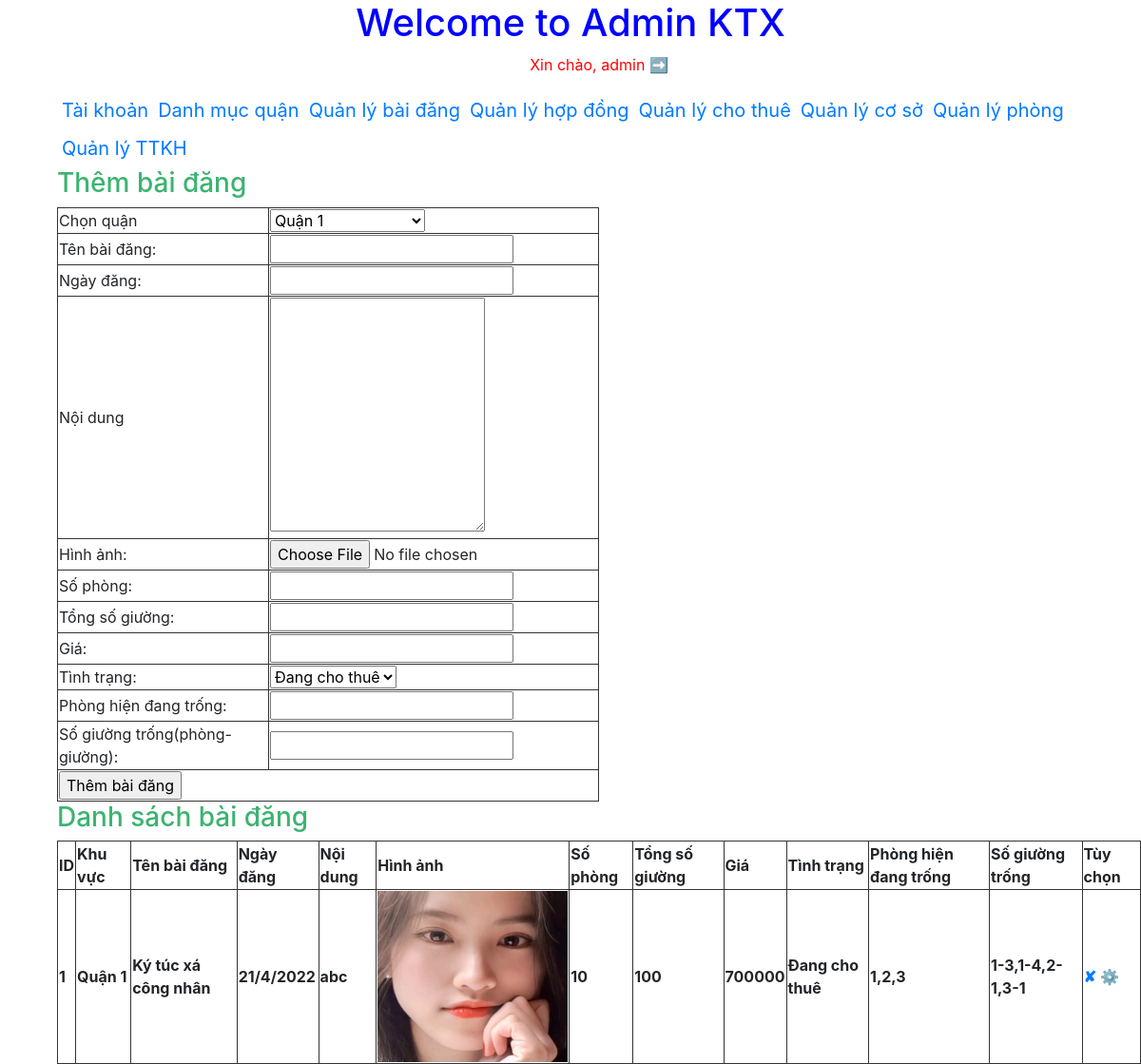
/admin/index.php?action=baidang&query=them (signed in), run on the app's committed database.
### tables this page shows
CREATE TABLE `tb_baidang` (
  `id_baidang` int(11) NOT NULL,
  `id_quan` int(100) NOT NULL,
  `tenbaidang` varchar(100) NOT NULL,
  `ngaydang` varchar(100) NOT NULL,
  `noidung` longtext NOT NULL,
  `hinhanh` varchar(300) NOT NULL,
  `sophong` int(100) NOT NULL,
  `tongsogiuong` int(100) NOT NULL,
  `gia` varchar(100) NOT NULL,
  `tinhtrang` int(100) NOT NULL,
  `phongtrong` varchar(300) NOT NULL,
  `giuongtrong` varchar(300) NOT NULL
);

CREATE TABLE `tb_danhmucquan` (
  `id_quan` int(11) NOT NULL,
  `tenquan` varchar(30) NOT NULL
);

### admin/pageadmin/quanlybaidang/them.php (the view, shortened to what this page needs)
<h3 style="color:mediumseagreen"> Thêm bài đăng</h3>
<table border="1px" width=50% style="border-collapse:collapse; border:5px #333333;">
    <form method="POST" action="pageadmin/quanlybaidang/xuly.php" enctype="multipart/form-data">
    <tr>
        <td> Chọn quận</td>
        <td>
            <select name="quan" id="">
                <?php
                    $sql_quan = "SELECT * FROM tb_danhmucquan ORDER BY id_quan ASC";
                    $query_quan = mysqli_query($mysqli,$sql_quan);
                    while($row_quan = mysqli_fetch_array($query_quan)){
                ?>
                <option value="<?php echo $row_quan['id_quan'] ?>" > <?php echo $row_quan['tenquan'] ?> </option>
                <?php
                    }
                ?>
            </select>
        </td>
    </tr>
    <tr>
        <td> Tên bài đăng:</td>
        <td><input type="text" name="tenbaidang"></td>
    </tr>
    <tr>
        <td> Ngày đăng:</td>
        <td><input type="text" name="ngaydang"></td>
    </tr>
    <tr>
        <td> Nội dung</td>
        <td> <textarea rows="10"  name="noidung"></textarea> </td>
    </tr>
    <tr>
        <td> Hình ảnh:</td>
        <td><input type="file" name="hinhanh"></td>
    </tr>
    <tr>
        <td> Số phòng:</td>
        <td><input type="text" name="sophong"></td>
    </tr>
    <tr>
        <td> Tổng số giường:</td>
        <td><input type="text" name="tongsogiuong"></td>
    </tr>
    <tr>
        <td> Giá:</td>
        <td><input type="text" name="gia"></td>
    </tr>
    <tr>
        <td> Tình trạng:</td>
        <td>
            <select name="tinhtrang" id="">
                <option value="1">Đang cho thuê</option>
            </select>
        </td>
    </tr>
    <tr>
        <td> Phòng hiện đang trống:</td>
        <td><input type="text" name="phongtrong"></td>
    </tr>
    <tr>
        <td> Số giường trống(phòng-giường):</td>
        <td><input type="text" name="giuongtrong"></td>
    </tr>
    <tr>
        <td colspan="3"> <input type="submit" name="thembaidang" value="Thêm bài đăng"> </td>
    </tr>
    </form>
</table>

### admin/pageadmin/quanlybaidang/lietke.php
<?php
     $sql_lietke_baidang = " SELECT * FROM tb_baidang,tb_danhmucquan WHERE tb_baidang.id_quan=tb_danhmucquan.id_quan ORDER BY id_baidang ASC";
     $query_lietke_baidang = mysqli_query($mysqli, $sql_lietke_baidang);
?>
<h3 style="color:mediumseagreen" >Danh sách bài đăng</h3>
<table border="1px" width=100% style="border-collapse:collapse; border:5px #333333;">
    <tr>
        <th>ID</th>
        <th>Khu vực</th>
        <th>Tên bài đăng</th>
        <th> Ngày đăng </th>
        <th> Nội dung </th>
        <th> Hình ảnh </th>
        <th> Số phòng </th>
        <th> Tổng số giường </th>
        <th> Giá</th>
        <th> Tình trạng</th>
        <th>Phòng hiện đang trống</th>
        <th>Số giường trống</th>
        <th> Tùy chọn </th>
    </tr>
    <?php
       $i = 0;
       while($row = mysqli_fetch_array($query_lietke_baidang)){
       $i++;
    ?>
         <tr>
              <th> <?php echo $i ?> </th>
              <th> <?php echo $row['tenquan'] ?> </th>
              <th> <?php echo $row['tenbaidang'] ?> </th>
              <th> <?php echo $row['ngaydang'] ?> </th>
              <th> <?php echo $row['noidung'] ?> </th>
              <th> <img src="pageadmin/quanlybaidang/uploads/<?php echo $row['hinhanh'] ?>"  width="200px" height="180px">  </th>
              <th> <?php echo $row['sophong'] ?> </th>
              <th> <?php echo $row['tongsogiuong'] ?> </th>
              <th> <?php echo $row['gia'] ?> </th>
              <th> <?php if($row['tinhtrang']==1)
              {
                 echo 'Đang cho thuê';
              }else{
                   echo 'Mới mở';
              }
              ?> </th>
              <th> <?php echo $row['phongtrong'] ?> </th>
              <th> <?php echo $row['giuongtrong'] ?> </th>
              <th> <a style="text-decoration: none" href="pageadmin/quanlybaidang/xuly.php?idbaidang=<?php echo $row['id_baidang'] ?>"> &#10008; </a><a style="text-decoration: none" href="?action=baidang&query=sua&idbaidang=<?php echo $row['id_baidang'] ?>">&#9881;</a> </th>
         </tr>
    <?php
    }
    ?>
</table>

### data on the page
tb_baidang: id_quan.tenquan "Quận 1", tenbaidang "Ký túc xá công nhân", ngaydang "21/4/2022", noidung "abc", hinhanh (picture), sophong "10", tongsogiuong "100", gia "700000", tinhtrang "Đang cho thuê", phongtrong "1,2,3", giuongtrong "1-3,1-4,2-1,3-1"

### other printed values
$_SESSION['login'] "admin"
form field quan "Quận 1"
